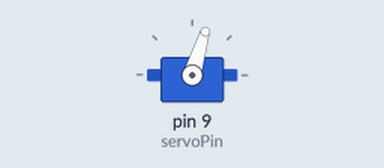
Bench run of a sketch on a simulated Arduino Uno, built with avr-gcc and run on an emulated ATmega328P. Parts: servo.

Above: at 0.05 s.
At 2.05 s:
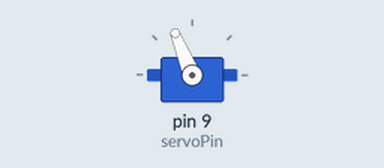
At 4.0 s:
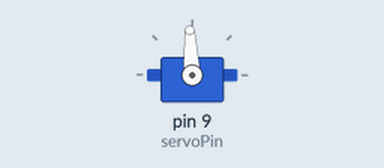
Timing chart, 0 to 5.2 s (numbered marks = the images above):
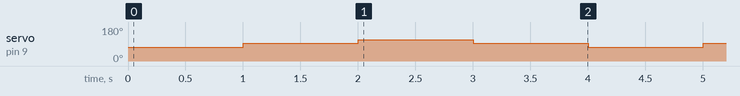

The sketch:

CntServo.ino
```cpp
/* 連續型伺服馬達控制方向及轉速                    © 華夏科大電子系 吳宗憲
 * 本範例直接使用 Servo.h 函式庫
*/
#include <Servo.h>
Servo myServo;               // 宣告伺服馬達程式物件
const byte servoPin = 9;    // 設定servoPin腳位
int val;                    // 暫存類比輸入值的變數

void setup() {
  myServo.attach(servoPin); // 設定伺服馬達的接腳
}

void loop() {
  myServo.writeMicroseconds(1300); // CntServo 順時針旋轉
  delay(1000);
  myServo.writeMicroseconds(1500); // CntServo 靜止
  delay(1000);
  myServo.writeMicroseconds(1700); // CntServo 逆時針旋轉
  delay(1000);
  myServo.writeMicroseconds(1500); // CntServo 靜止
  delay(1000);
}
```

Measured:
- by itself, servo on pin 9 (servoPin): repeats every 4.0 s: 112° 1.0 s, 93° 1.0 s, 73° 1.0 s, 93° 1.0 s
